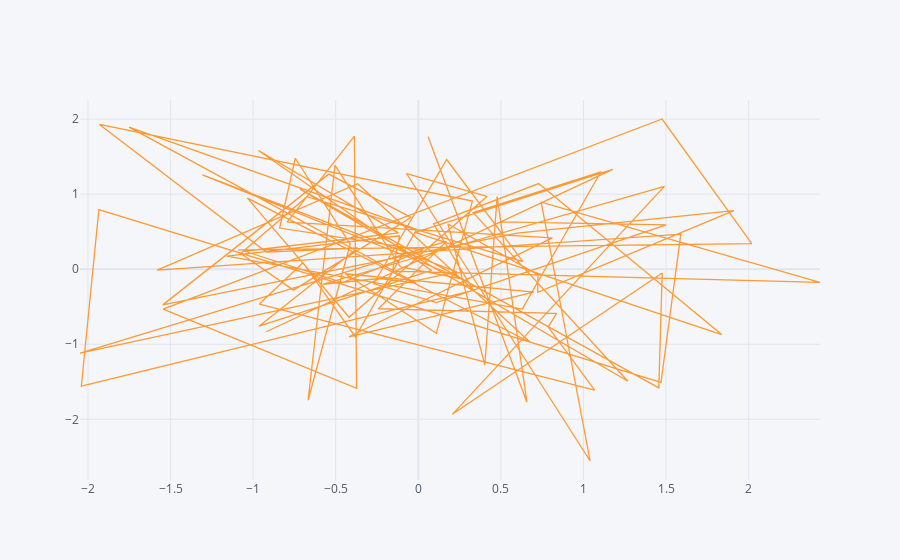

This figure's notebook cell:
### Code cell
df.iplot(kind='scatter', x='A',y='B')
